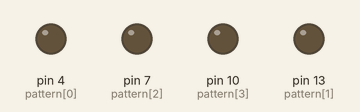
Simulated run of this sketch. Board: Arduino Uno, built with avr-gcc and run on an emulated ATmega328P. Shown: output pins drawn as LEDs (lit = HIGH). Random numbers use the default seed unless the sketch sets one.

Above: at 0.1 s.
At 5.2 s:
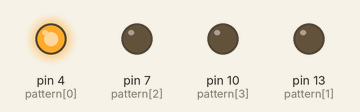
At 10.03 s:
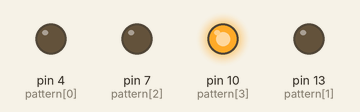
At 18.44 s:
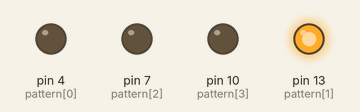
At 29.88 s:
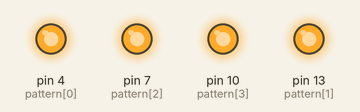
At 39.63 s:
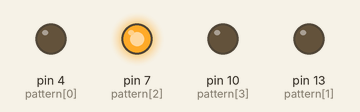
Timing chart, 0 to 40.0 s (numbered marks = the images above):
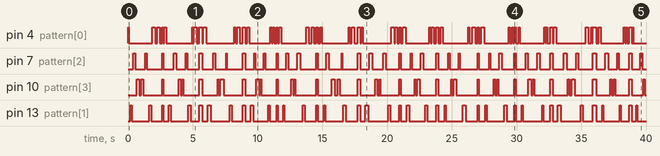

The sketch:

sketch_jul11a.ino
```cpp
void setup() {
  // put your setup code here, to run once:
  pinMode(4, OUTPUT);
  pinMode(7, OUTPUT);
  pinMode(10, OUTPUT);
  pinMode(13, OUTPUT);
}
void loop() {
  // put your main code here, to run repeatedly:
int pattern[] = {4,13,7,10,10,7,13,4,4};
    pattern;
// loop through the entire pattern
  for (int count = 0; count <9; count++){
    // pattern {[count] gives me note in the pattern that i've counted up until now


     digitalWrite(pattern[count], HIGH);
     delay((random(50,250)));
     digitalWrite(pattern[count], LOW);
     delay((random(50,250)));
     }

     digitalWrite(4, HIGH);
    digitalWrite(7, HIGH);
    digitalWrite(10, HIGH);
    digitalWrite(13, HIGH);
    delay (random(50,250));
    digitalWrite(4, LOW);
    digitalWrite(7, LOW);
    digitalWrite(10, LOW);
    digitalWrite(13, LOW);
    delay (random(50,250));
/*

 digitalWrite(13, HIGH);
  delay(random(100,500));
  digitalWrite(13, LOW);
  delay(random(100,500));

  digitalWrite(8, HIGH);
  delay(random(100,500));
  digitalWrite(8, LOW);
  delay(random(100,500));

  digitalWrite(10, HIGH);
  delay(random(100,500));
  digitalWrite(10, LOW);
  delay(random(100,500));

   digitalWrite(5, HIGH);
  delay(random(100,500));
  digitalWrite(5, LOW);
  delay(random(100,500));
  */
}
```

Measured:
- by itself, pin 7 (pattern[2]): LOW → HIGH at 0.39 s, → LOW 0.18 s later, → HIGH 0.78 s later, → LOW 0.09 s later, … (80 changes in this stretch)
- by itself, pin 10 (pattern[3]): LOW → HIGH at 0.69 s, → LOW 0.19 s later, → HIGH 0.13 s later, → LOW 0.17 s later, … (80 changes in this stretch)
- by itself, pin 13 (pattern[1]): LOW → HIGH at 0.16 s, → LOW 0.12 s later, → HIGH 1.4 s later, → LOW 0.14 s later, … (80 changes in this stretch)
